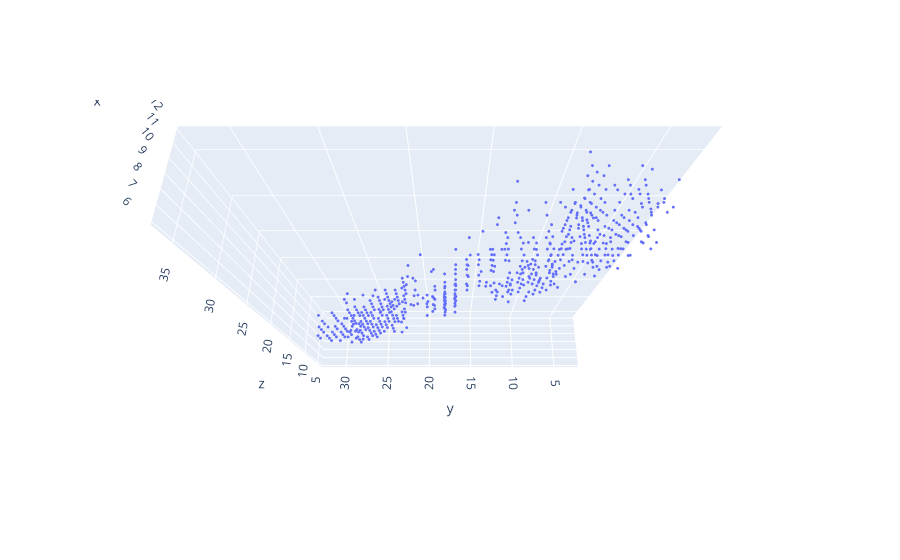

This figure's notebook cell:
### Code cell
cld.draw(list(SPAM_vols.values())[0], th_min=0.3)

### Figure 1 — Plotly figure (JSON) as saved in the notebook; plotly's stock layout.template omitted (floating-point values rounded to 4 significant figures; data arrays with more than 128 entries replaced by an {"elided": "..."} marker saying what was removed)
{"data": [{"marker": {"opacity": 1, "size": 1}, "mode": "markers", "type": "scatter3d", "x": {"elided": "607 int values"}, "y": {"elided": "607 int values"}, "z": {"elided": "607 int values"}}], "layout": {"legend": {"itemsizing": "constant"}, "scene": {"aspectmode": "data", "camera": {"eye": {"x": -0.8, "y": 0, "z": 2}}}, "title": {"text": ""}}}
